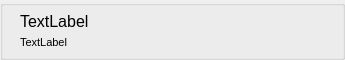
<?xml version="1.0" encoding="UTF-8"?>
<ui version="4.0">
 <class>ProjectWidget</class>
 <widget class="QWidget" name="ProjectWidget">
  <property name="geometry">
   <rect>
    <x>0</x>
    <y>0</y>
    <width>345</width>
    <height>60</height>
   </rect>
  </property>
  <property name="windowTitle">
   <string>Form</string>
  </property>
  <layout class="QHBoxLayout" name="horizontalLayout_2">
   <property name="leftMargin">
    <number>0</number>
   </property>
   <property name="topMargin">
    <number>0</number>
   </property>
   <property name="rightMargin">
    <number>0</number>
   </property>
   <property name="bottomMargin">
    <number>0</number>
   </property>
   <item>
    <widget class="QGroupBox" name="groupBox">
     <property name="title">
      <string/>
     </property>
     <layout class="QHBoxLayout" name="horizontalLayout" stretch="0,1">
      <property name="leftMargin">
       <number>4</number>
      </property>
      <property name="topMargin">
       <number>4</number>
      </property>
      <property name="rightMargin">
       <number>4</number>
      </property>
      <property name="bottomMargin">
       <number>4</number>
      </property>
      <item>
       <widget class="QLabel" name="label">
        <property name="text">
         <string/>
        </property>
        <property name="pixmap">
         <pixmap resource="resources.qrc">:/icons/folder.png</pixmap>
        </property>
       </widget>
      </item>
      <item>
       <layout class="QVBoxLayout" name="verticalLayout">
        <property name="spacing">
         <number>0</number>
        </property>
        <item>
         <widget class="QLabel" name="_lableProjectName">
          <property name="font">
           <font>
            <pointsize>12</pointsize>
           </font>
          </property>
          <property name="text">
           <string>TextLabel</string>
          </property>
          <property name="wordWrap">
           <bool>true</bool>
          </property>
         </widget>
        </item>
        <item>
         <widget class="QLabel" name="_labelProjectInfo">
          <property name="font">
           <font>
            <pointsize>8</pointsize>
           </font>
          </property>
          <property name="text">
           <string>TextLabel</string>
          </property>
         </widget>
        </item>
       </layout>
      </item>
     </layout>
    </widget>
   </item>
  </layout>
 </widget>
 <resources>
  <include location="resources.qrc"/>
 </resources>
 <connections/>
</ui>
